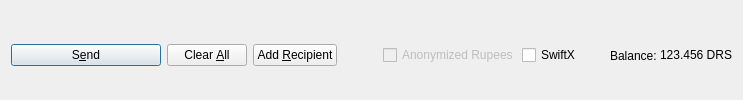
         <widget class="QFrame" name="frame_Send">
          <layout class="QHBoxLayout" name="horizontalLayout">
           <property name="bottomMargin">
            <number>0</number>
           </property>
           <item>
            <widget class="QPushButton" name="sendButton">
             <property name="minimumSize">
              <size>
               <width>150</width>
               <height>0</height>
              </size>
             </property>
             <property name="toolTip">
              <string>Confirm the send action</string>
             </property>
             <property name="text">
              <string>S&amp;end</string>
             </property>
             <property name="autoDefault">
              <bool>false</bool>
             </property>
             <property name="default">
              <bool>true</bool>
             </property>
            </widget>
           </item>
           <item>
            <widget class="QPushButton" name="clearButton">
             <property name="sizePolicy">
              <sizepolicy hsizetype="Minimum" vsizetype="Fixed">
               <horstretch>0</horstretch>
               <verstretch>0</verstretch>
              </sizepolicy>
             </property>
             <property name="toolTip">
              <string>Clear all fields of the form.</string>
             </property>
             <property name="text">
              <string>Clear &amp;All</string>
             </property>
             <property name="autoDefault">
              <bool>false</bool>
             </property>
            </widget>
           </item>
           <item>
            <widget class="QPushButton" name="addButton">
             <property name="toolTip">
              <string>Send to multiple recipients at once</string>
             </property>
             <property name="text">
              <string>Add &amp;Recipient</string>
             </property>
             <property name="autoDefault">
              <bool>false</bool>
             </property>
            </widget>
           </item>
           <item>
            <spacer name="horizontalSpacer">
             <property name="orientation">
              <enum>Qt::Horizontal</enum>
             </property>
             <property name="sizeHint" stdset="0">
              <size>
               <width>40</width>
               <height>20</height>
              </size>
             </property>
            </spacer>
           </item>
           <item>
            <layout class="QHBoxLayout" name="horizontalLayout_2">
             <property name="spacing">
              <number>3</number>
             </property>
             <item>
              <widget class="QCheckBox" name="checkzRS">
               <property name="enabled">
                <bool>false</bool>
               </property>
               <property name="text">
                <string>Anonymized Rupees</string>
               </property>
              </widget>
             </item>
             <item>
              <widget class="QCheckBox" name="checkSwiftTX">
               <property name="enabled">
                <bool>true</bool>
               </property>
               <property name="minimumSize">
                <size>
                 <width>85</width>
                 <height>0</height>
                </size>
               </property>
               <property name="text">
                <string>SwiftX</string>
               </property>
              </widget>
             </item>
             <item>
              <widget class="QLabel" name="labelForBalance">
               <property name="text">
                <string>Balance:</string>
               </property>
              </widget>
             </item>
             <item>
              <widget class="QLabel" name="labelBalance">
               <property name="sizePolicy">
                <sizepolicy hsizetype="Preferred" vsizetype="Fixed">
                 <horstretch>0</horstretch>
                 <verstretch>0</verstretch>
                </sizepolicy>
               </property>
               <property name="cursor">
                <cursorShape>IBeamCursor</cursorShape>
               </property>
               <property name="text">
                <string notr="true">123.456 DRS</string>
               </property>
               <property name="textInteractionFlags">
                <set>Qt::LinksAccessibleByMouse|Qt::TextSelectableByKeyboard|Qt::TextSelectableByMouse</set>
               </property>
              </widget>
             </item>
            </layout>
           </item>
          </layout>
         </widget>
